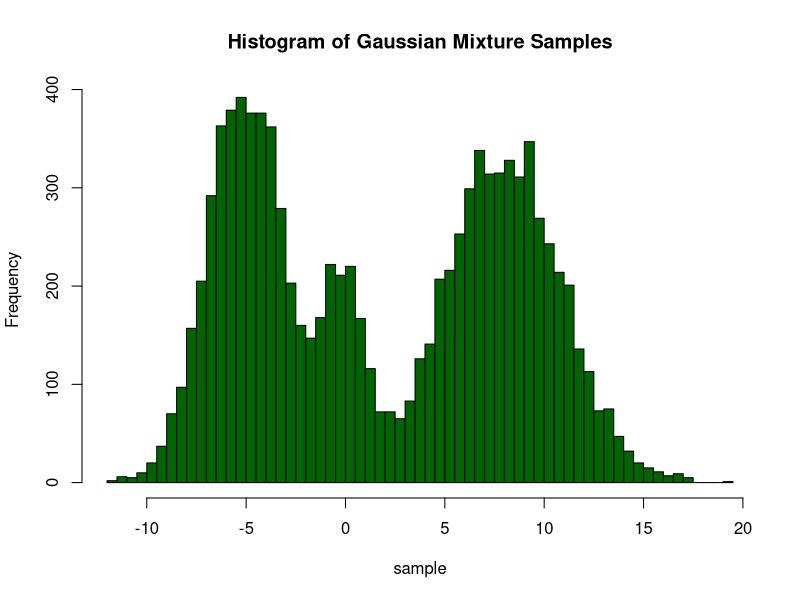
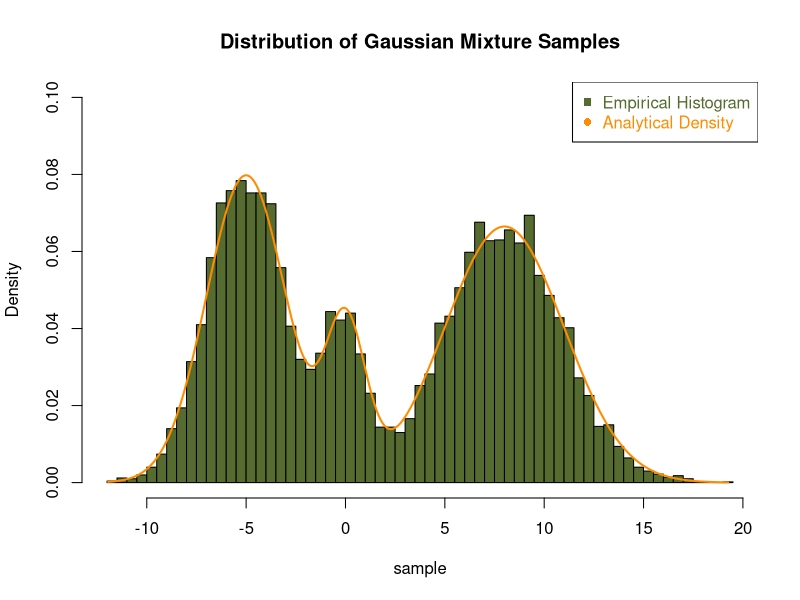
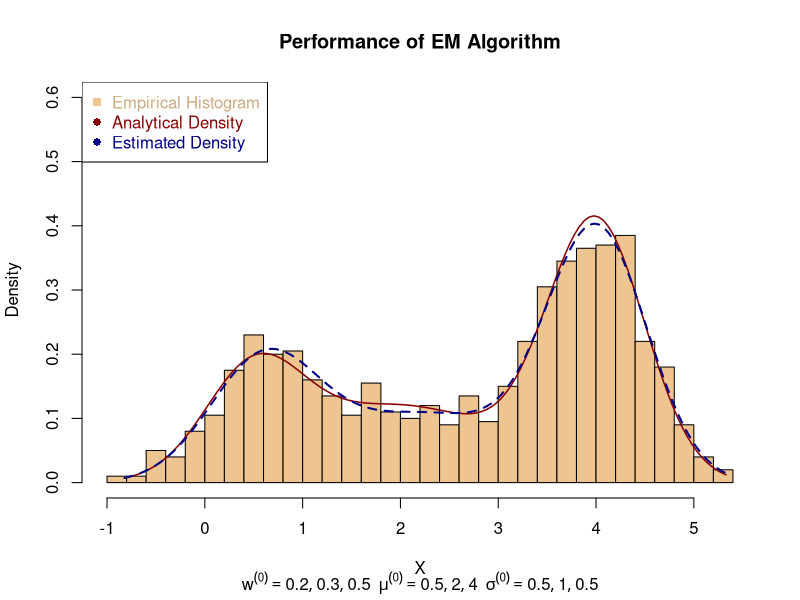
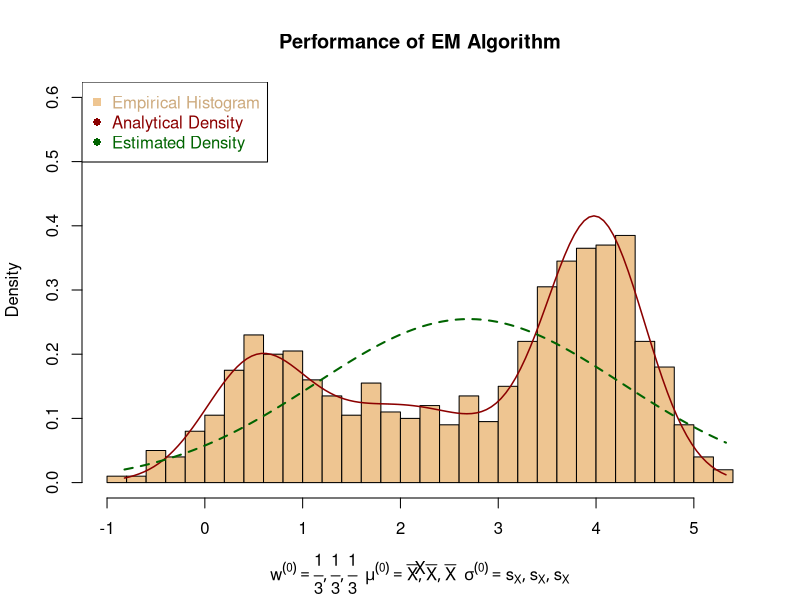
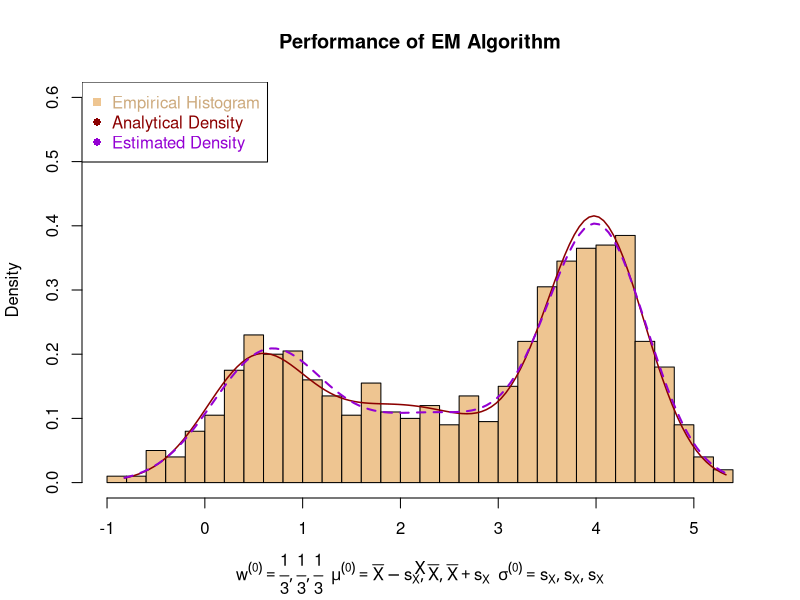
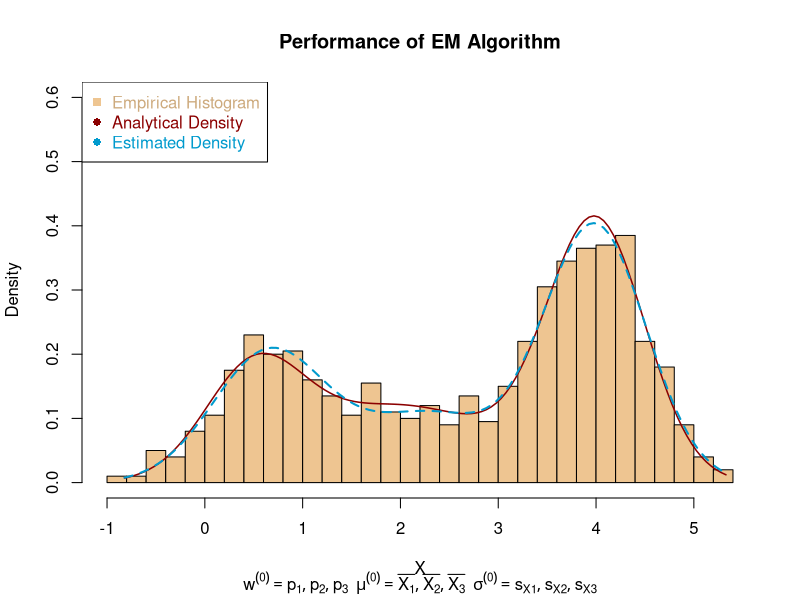
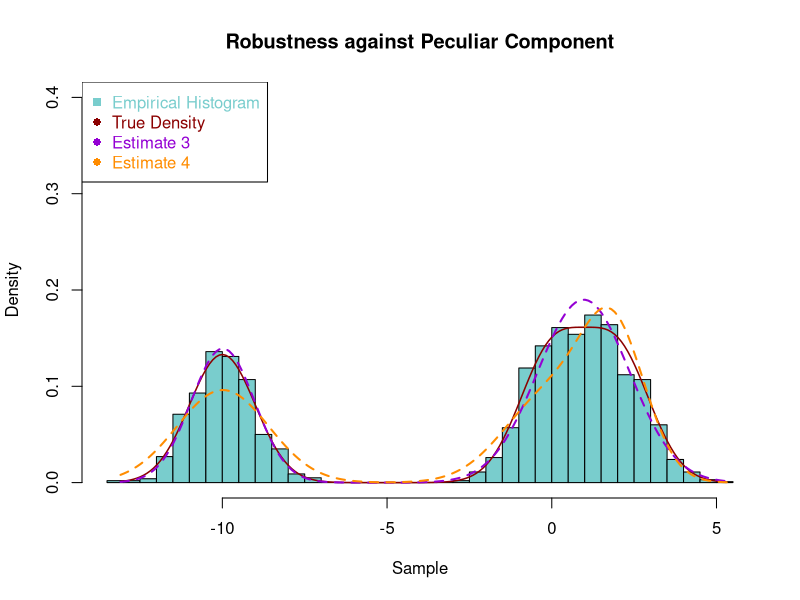
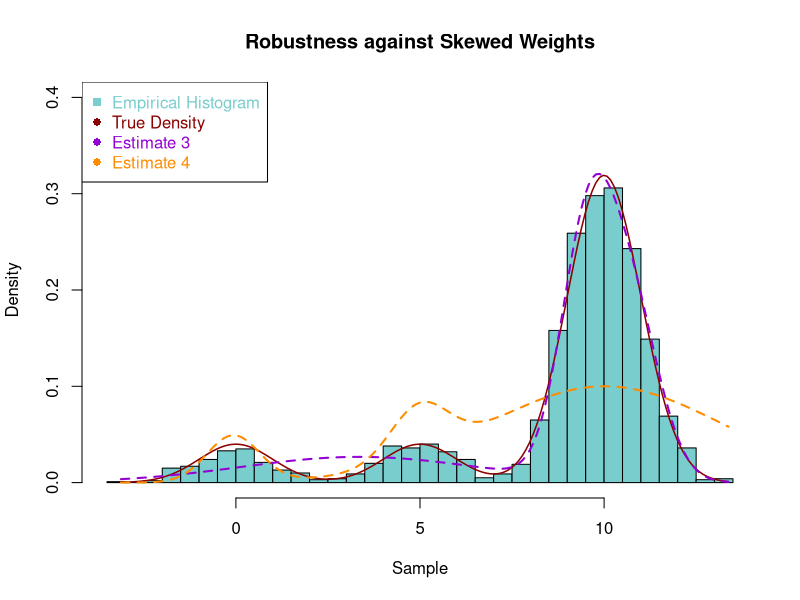

Recreate these plots in R, in order.
## ---- chunk 1
rm(list=ls()) #clears your workspace
## ---- chunk 2
# generate N samples from the Gaussian mixture defined by w, mu, sigma

rmixt <- function(N, w, mu, sigma) 
{
  TAB <- table(sample(1:length(w), N, replace=TRUE, prob=w))
  samples <- c()
  for (k in 1:length(w))
  {
    samples <- c(samples, rnorm(TAB[[k]],mean=mu[k],sd=sigma[k]))
  }
  return(samples)
}
## ---- chunk 3
# simulated 10000 samples from N(0,1), N(-5,2), N(8,3)
N <- 10000
w_trial <- c(0.1,0.4,0.5)
mu_trial <- c(0,-5,8)
sig_trial <- c(1,2,3)
sample <- rmixt(N,w=w_trial,mu=mu_trial,sigma=sig_trial)

# histogram of simulated samples
hist(sample, breaks=50,
     main="Histogram of Gaussian Mixture Samples",
     col="darkgreen")
## ---- chunk 4
# analytical probablity density of Gaussian mixture
dmixt <- function(x, w, mu, sigma) 
{
  p <- 0
  for (k in 1:length(w))
  {
    p <- p + w[k] * dnorm(x, mean=mu[k], sd=sigma[k])
  }
  return(p)
}
## ---- chunk 5
# empirical VS analytical
hist(sample, breaks=50, freq=FALSE, ylim=c(0,0.1),
     main="Distribution of Gaussian Mixture Samples",
     col="darkolivegreen")
lines(xx<-seq(min(sample),max(sample),by=0.1), 
      dmixt(xx,w_trial,mu_trial,sig_trial),
      col="darkorange", lwd=2)
legend("topright",
       legend = c('Empirical Histogram','Analytical Density'),
       col = c("darkolivegreen","darkorange"),
       text.col = c("darkolivegreen","darkorange"),
       pch = c(15,16))
## ---- chunk 6
# try brute-force optimization

# objective function to minimize
Obj <- function(theta)  # theta=[w_1,...,w_K,mu_1,...,mu_K,sigma_1,...,sigma_K]
{
  T <- matrix(theta, ncol=3)
  res <- log(dmixt(sample, w=T[,1], mu=T[,2], sigma=T[,3]))
  return(-sum(res))
}

# constraints
M <-matrix(0, nrow=11, ncol=9) # left matrix
M[1,1:3] <- 1
M[2,1:3] <- -1
M[3:5,1:3] <- diag(3)
M[6:8,1:3] <- (-1)*diag(3)
M[9:11,7:9] <- diag(3)
eps <- 10^(-5)       # right vector
s <- c(1-eps,-1-eps, 0,0,0, -1,-1,-1, 0,0,0)

# optimization
guess <- c(0.3,0.3,0.4, 0,-1,1, 1,2,3)  # initial guess
opt <- constrOptim(theta=guess, Obj, gr=NULL, ui=M, ci=s)
matrix(opt$par, ncol=3) # output matrix: [w, mu, sigma]
## ---- chunk 7
fit_em <- function(X,w_init,mu_init,sigma_init,eps=10^(-6))
{
  theta_old <- 0
  theta_new <- c(w_init, mu_init, sigma_init)
  
  while (sum((theta_new-theta_old)^2) >= eps)
  {
    theta_old <- theta_new
    # construct matrix Omega
    T <- matrix(theta_old, ncol=3)
    OMG <- c()
    for (i in 1:length(X))
    {
      omg <- T[,1]*dnorm(X[i], mean=T[,2], sd=T[,3])
      OMG <- c(OMG, omg/sum(omg))
    }
    OMG <- t(matrix(OMG, ncol=length(X)))
    # update
    w <- colSums(OMG)
    w <- w/sum(w)
    mu <- as.vector(X%*%OMG / colSums(OMG))
    sig <- diag(t(outer(X,mu,`-`)^2) %*% OMG) / colSums(OMG)
    theta_new <- c(w,mu,sqrt(as.vector(sig)))
  }
  
  # output parameters as a matrix
  return(matrix(theta_new, ncol=3))
}
## ---- chunk 8
fit_em(sample, w_init = c(0.2,0.3,0.5), mu_init = c(0,1,-1), sigma_init = c(1,2,3))
## ---- chunk 9
set.seed(68)
w_true <- c(0.2, 0.3, 0.5)
mu_true <- c(0.5, 2, 4)
sigma_true <- c(0.5, 1, 0.5)
X <- rmixt(1000, w_true, mu_true, sigma_true)
a <- min(X)
b <- max(X)
## ---- chunk 10
hist(X, breaks=40, freq=FALSE, col="burlywood2", ylim=c(0,0.6),
     main="Performance of EM Algorithm", 
     sub=expression(w^(0)==list(0.2,0.3,0.5)~~mu^(0)==list(0.5,2,4)~~sigma^(0)==list(0.5,1,0.5)))
lines(xx<-seq(a,b,by=0.05), dmixt(xx,w_true,mu_true,sigma_true),
      col="darkred",lwd=1.5)
# estimate a density for X using parameters output by EM
para1 <- fit_em(X, w_true, mu_true, sigma_true)
lines(xx, dmixt(xx, para1[,1], para1[,2], para1[,3]),
      col="darkblue", lty="dashed", lwd=2)
legend("topleft",
       legend = c('Empirical Histogram','Analytical Density','Estimated Density'),
       col = c("burlywood2","darkred","darkblue"),
       text.col = c("burlywood3","darkred","darkblue"),
       pch = c(15,16,16))
## ---- chunk 11
hist(X, breaks=40, freq=FALSE, col="burlywood2", ylim=c(0,0.6),
     main="Performance of EM Algorithm", 
     sub=expression(w^(0)==list(frac(1,3),frac(1,3),frac(1,3))~~mu^(0)==list(bar(X),bar(X),bar(X))~~sigma^(0)==list(s[X],s[X],s[X])))
lines(xx<-seq(a,b,by=0.05), dmixt(xx,w_true,mu_true,sigma_true),
      col="darkred",lwd=1.5)
# estimate a density for X using parameters output by EM
para2 <- fit_em(X, rep(1/3,3), rep(mean(X),3), rep(sd(X),3))
lines(xx, dmixt(xx, para2[,1], para2[,2], para2[,3]),
      col="darkgreen", lty="dashed", lwd=2)
legend("topleft",
       legend = c('Empirical Histogram','Analytical Density','Estimated Density'),
       col = c("burlywood2","darkred","darkgreen"),
       text.col = c("burlywood3","darkred","darkgreen"),
       pch = c(15,16,16))
## ---- chunk 12
hist(X, breaks=40, freq=FALSE, col="burlywood2", ylim=c(0,0.6),
     main="Performance of EM Algorithm", 
     sub=expression(w^(0)==list(frac(1,3),frac(1,3),frac(1,3))~~mu^(0)==list(bar(X)-s[X],bar(X),bar(X)+s[X])~~sigma^(0)==list(s[X],s[X],s[X])))
lines(xx<-seq(a,b,by=0.05), dmixt(xx,w_true,mu_true,sigma_true),
      col="darkred",lwd=1.5)
# estimate a density for X using parameters output by EM
para3 <- fit_em(X, rep(1/3,3),mean(X)+sd(X)*c(-1,0,1),rep(sd(X),3))
lines(xx, dmixt(xx, para3[,1], para3[,2], para3[,3]),
      col="darkviolet", lty="dashed", lwd=2)
legend("topleft",
       legend = c('Empirical Histogram','Analytical Density','Estimated Density'),
       col = c("burlywood2","darkred","darkviolet"),
       text.col = c("burlywood3","darkred","darkviolet"),
       pch = c(15,16,16))
## ---- chunk 13
hist(X, breaks=40, freq=FALSE, col="burlywood2", ylim=c(0,0.6),
     main="Performance of EM Algorithm", 
     sub=expression(w^(0)==list(p[1],p[2],p[3])~~mu^(0)==list(bar(X[1]),bar(X[2]),bar(X[3]))~~sigma^(0)==list(s[X1],s[X2],s[X3])))
lines(xx<-seq(a,b,by=0.05), dmixt(xx,w_true,mu_true,sigma_true),
      col="darkred",lwd=1.5)
# estimate a density for X using parameters output by EM
clusters <- kmeans(X,3)$cluster
para4 <- fit_em(X, table(clusters)/length(X),
                   tapply(X, clusters, mean),
                   tapply(X, clusters, sd))
lines(xx, dmixt(xx, para4[,1], para4[,2], para4[,3]),
      col="deepskyblue3", lty="dashed", lwd=2)
legend("topleft",
       legend = c('Empirical Histogram','Analytical Density','Estimated Density'),
       col = c("burlywood2","darkred","deepskyblue3"),
       text.col = c("burlywood3","darkred","deepskyblue3"),
       pch = c(15,16,16))
## ---- chunk 14
EM_diff <- function(X,K)
{
  m <- mean(X)
  s <- sd(X)
  fit_em(X,
         w_init = rep(1/K, K),
         mu_init = seq(m-0.5*s*(K-1), m+0.5*s*(K-1), length.out=K),
         sigma_init = rep(s,K)
        )
}

EM_group <- function(X,K)
{
  clusters <- kmeans(X,K)$cluster
  fit_em(X, 
         w_init = table(clusters)/length(X),
         mu_init = tapply(X, clusters, mean),
         sigma_init = tapply(X, clusters, sd)
        )
}
## ---- chunk 15
num_rep <- 20

t3 <- as.numeric(Sys.time())
for (t in 1:num_rep)
{
  EM_diff(rmixt(1000, w_true, mu_true, sigma_true), 3)
}
t3 <- as.numeric(Sys.time()) - t3
cat("Starting from the 3rd initialization, the optimization takes",
    t3/num_rep, "seconds.\n")

t4 <- as.numeric(Sys.time())
for (t in 1:num_rep)
{
  EM_group(rmixt(1000, w_true, mu_true, sigma_true), 3)
}
t4 <- as.numeric(Sys.time()) - t4
cat("Starting from the 4th initialization, the optimization takes",
    t4/num_rep, "seconds.")
## ---- chunk 16
# test robustness against peculiar component
w <- rep(1/3, 3)
mu <- c(-10,0,2)
sigma <- rep(1,3)

Compare <- function(w, mu, sigma, K, topic)
{
  x <- rmixt(2000, w, mu, sigma)
  hist(x, breaks=45, freq=FALSE, col="darkslategray3", 
       main=topic, xlab="Sample", ylim=c(0,0.4))
  lines(xx<-seq(min(x),max(x),by=0.1), 
        dmixt(xx, w, mu, sigma),
        col="darkred", lwd=1.5)
  # Estimate 3
  Est3 <- EM_diff(x,K)
  lines(xx, dmixt(xx,Est3[,1],Est3[,2],Est3[,3]), 
        col="darkviolet",lty="dashed", lwd=2)
  # Estimate 4
  Est4 <- EM_group(x,K)
  lines(xx, dmixt(xx,Est4[,1],Est4[,2],Est3[,3]), 
        col="darkorange", lty="dashed", lwd=2)
  legend("topleft",
         legend=c("Empirical Histogram","True Density", "Estimate 3", "Estimate 4"),
         col=c('darkslategray3','darkred','darkviolet','darkorange'),
         text.col=c('darkslategray3','darkred','darkviolet','darkorange'),
         pch=c(15,16,16,16))
}

set.seed(99)
Compare(w, mu, sigma, K=3, topic="Robustness against Peculiar Component")
## ---- chunk 17
# test robustness against skewed weights
w <- c(0.1, 0.1, 0.8)
mu <- seq(0, 10, length.out = 3)
sigma <- rep(1,3)

set.seed(88)
Compare(w, mu, sigma, K=3, topic="Robustness against Skewed Weights")
## ---- chunk 18
# test robustness against misjudged K
w <- rep(0.25,4)
mu <- c(-10,0,1,2)
sigma <- rep(1,4)

set.seed(222)
Compare(w,mu,sigma, K=2, topic="Robustness against Misjudged K")
## ---- chunk 19
set.seed(110)
X <- rexp(500)
Y <- 2 + 0.5 * X + rnorm(500)
DATA <- data.frame(Y, X)
## ---- chunk 20
fit <- lm(Y ~ X, data = DATA)
CI <- confint(fit)
print(CI)
## ---- chunk 21
alpha <- 1-0.95
set.seed(505)
# simulate the distribution of model coefficients
num_draw <- 2000
D <- matrix(0, nrow=2, ncol=num_draw)
for (j in 1:num_draw)
{
  ml <- lm(Y ~ X, data=DATA[sample.int(500,num_draw,replace=TRUE),])
  D[,j] <- ml$coefficients
}

# compute bootstrap confidence interval
BT <- 2*fit$coefficients - t(apply(D,1, quantile, c(1-alpha/2,alpha/2)))
print(BT)
## ---- chunk 22
# intercept
hist(D[1,], breaks=30, col="darkblue", main="Intercept",
     xlab=expression(beta[0]), xlim=c(1.8,2.1))
abline(v=CI[1,1], col="darkturquoise",lwd=2, lty="dashed")
abline(v=BT[1,1], col="darkseagreen", lwd=2)
abline(v=BT[1,2], col="darkseagreen", lwd=2)
abline(v=CI[1,2], col="darkturquoise",lwd=2, lty="dashed")
legend("topright",
       legend=c('Simulated Distribution','CI Classical','CI Bootstrap'),
       col=c('darkblue','darkturquoise','darkseagreen'),
       text.col=c('darkblue','darkturquoise','darkseagreen'),
       pch=c(15,16,16))

# slope
hist(D[2,], breaks=30, col="darkred", main="Slope",
     xlab=expression(beta[1]), xlim=c(0.45,0.65))
abline(v=CI[2,1], col="darkgoldenrod1", lwd=2, lty="dashed")
abline(v=BT[2,1], col="darksalmon", lwd=2)
abline(v=CI[2,2], col="darkgoldenrod1", lwd=2, lty="dashed")
abline(v=BT[2,2], col="darksalmon", lwd=2)
legend("topright",
       legend=c('Simulated Distribution','CI Classical','CI Bootstrap'),
       col=c('darkred','darkgoldenrod1','darksalmon'),
       text.col=c('darkred','darkgoldenrod1','darksalmon'),
       pch=c(15,16,16))
